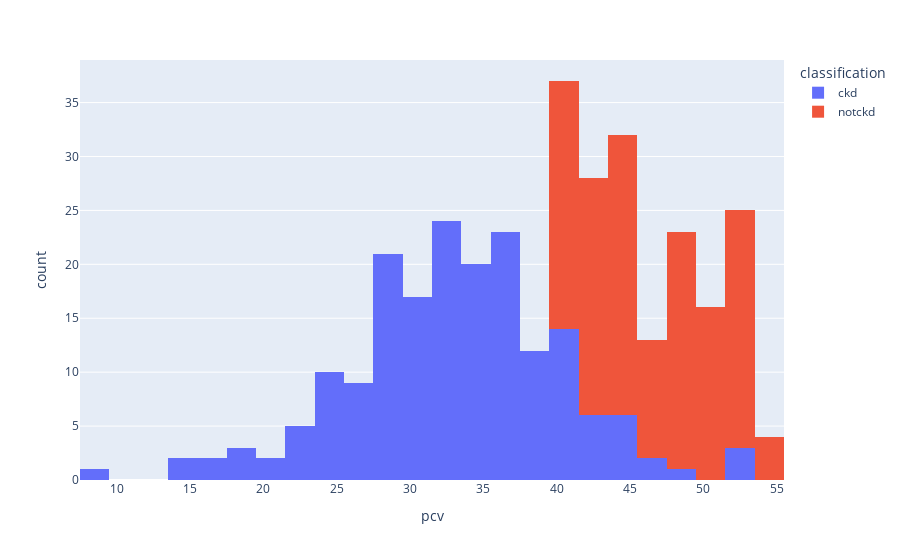

Notebook source saved alongside this figure:
### Code cell
px.histogram(df, x="pcv" , color = 'classification')

### Figure 1 — Plotly figure (JSON) as saved in the notebook; plotly's stock layout.template omitted (floating-point values rounded to 4 significant figures; data arrays with more than 128 entries replaced by an {"elided": "..."} marker saying what was removed)
{"data": [{"alignmentgroup": "True", "bingroup": "x", "hovertemplate": "classification=ckd<br>pcv=%{x}<br>count=%{y}<extra></extra>", "legendgroup": "ckd", "marker": {"color": "#636efa", "pattern": {"shape": ""}}, "name": "ckd", "offsetgroup": "ckd", "orientation": "v", "showlegend": true, "type": "histogram", "x": {"elided": "250 int values"}, "xaxis": "x", "yaxis": "y"}, {"alignmentgroup": "True", "bingroup": "x", "hovertemplate": "classification=notckd<br>pcv=%{x}<br>count=%{y}<extra></extra>", "legendgroup": "notckd", "marker": {"color": "#EF553B", "pattern": {"shape": ""}}, "name": "notckd", "offsetgroup": "notckd", "orientation": "v", "showlegend": true, "type": "histogram", "x": {"elided": "150 int values"}, "xaxis": "x", "yaxis": "y"}], "layout": {"barmode": "relative", "legend": {"title": {"text": "classification"}, "tracegroupgap": 0}, "margin": {"t": 60}, "xaxis": {"anchor": "y", "domain": [0, 1], "title": {"text": "pcv"}}, "yaxis": {"anchor": "x", "domain": [0, 1], "title": {"text": "count"}}}}
